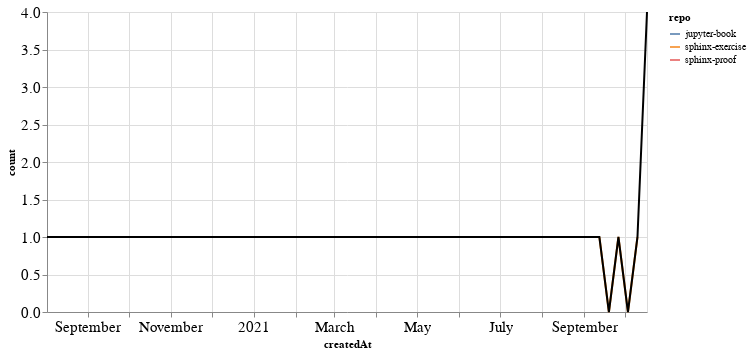

Notebook source saved alongside this figure:
### Markdown cell above
### PRs

### Code cell
prs_time = prs.groupby('repo').resample('W', on='createdAt').count()['author'].reset_index()
prs_time = prs_time.rename(columns={'author': 'count'})
prs_time_total = prs_time.groupby('createdAt').agg({"count": "sum"}).reset_index()

ch1 = alt.Chart(prs_time, width=600).mark_line().encode(
    x='createdAt',
    y='count',
    color='repo',
    tooltip="repo"
)

ch2 = alt.Chart(prs_time_total, width=600).mark_line(color="black").encode(
    x='createdAt',
    y='count',
)

ch1 + ch2

### Figure 1 — Vega-Lite specification as saved in the notebook (floating-point values rounded to 4 significant figures)
{"config": {"axisLeft": {"labelFontSize": 15}, "axisBottom": {"labelFontSize": 15}}, "layer": [{"data": {"name": "data-14e3e9ff96d7986c9feabd606da7bccf"}, "mark": "line", "encoding": {"color": {"type": "nominal", "field": "repo"}, "tooltip": {"type": "nominal", "field": "repo"}, "x": {"type": "temporal", "field": "createdAt"}, "y": {"type": "quantitative", "field": "count"}}, "width": 600}, {"data": {"name": "data-a52571baea42a998df7affb50912bf1c"}, "mark": {"type": "line", "color": "black"}, "encoding": {"x": {"type": "temporal", "field": "createdAt"}, "y": {"type": "quantitative", "field": "count"}}, "width": 600}], "$schema": "https://vega.github.io/schema/vega-lite/v4.8.1.json", "datasets": {"data-14e3e9ff96d7986c9feabd606da7bccf": [{"repo": "jupyter-book", "createdAt": "2020-08-02T00:00:00", "count": 1}, {"repo": "sphinx-exercise", "createdAt": "2021-09-12T00:00:00", "count": 1}, {"repo": "sphinx-exercise", "createdAt": "2021-09-19T00:00:00", "count": 0}, {"repo": "sphinx-exercise", "createdAt": "2021-09-26T00:00:00", "count": 1}, {"repo": "sphinx-exercise", "createdAt": "2021-10-03T00:00:00", "count": 0}, {"repo": "sphinx-exercise", "createdAt": "2021-10-10T00:00:00", "count": 1}, {"repo": "sphinx-proof", "createdAt": "2021-10-17T00:00:00", "count": 4}], "data-a52571baea42a998df7affb50912bf1c": [{"createdAt": "2020-08-02T00:00:00", "count": 1}, {"createdAt": "2021-09-12T00:00:00", "count": 1}, {"createdAt": "2021-09-19T00:00:00", "count": 0}, {"createdAt": "2021-09-26T00:00:00", "count": 1}, {"createdAt": "2021-10-03T00:00:00", "count": 0}, {"createdAt": "2021-10-10T00:00:00", "count": 1}, {"createdAt": "2021-10-17T00:00:00", "count": 4}]}}
